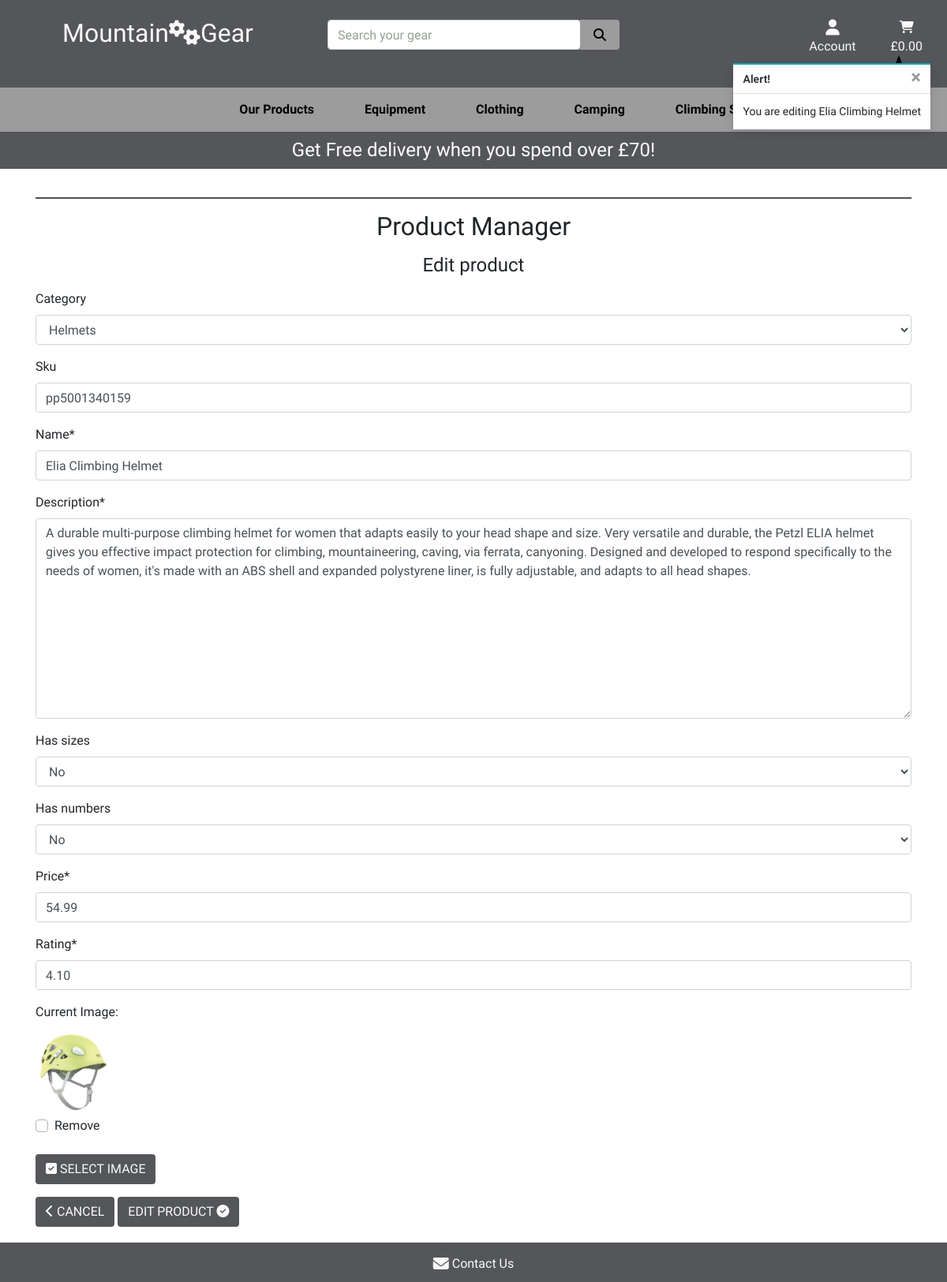
The page /products/edit/4/ (signed in) on the database its author committed.
### products/models.py (models this page shows, shortened)
class Product(models.Model):
    category = models.ForeignKey('Category', null=True, blank=True,
                                 on_delete=models.SET_NULL)
    sku = models.CharField(max_length=254, null=True, blank=True)
    name = models.CharField(max_length=254)
    description = models.TextField()
    has_sizes = models.BooleanField(default=False, null=True, blank=True)
    has_numbers = models.BooleanField(default=False, null=True, blank=True)
    price = models.DecimalField(max_digits=6, decimal_places=2)
    rating = models.DecimalField(max_digits=6, decimal_places=2)
    image = models.ImageField(null=True, blank=True)

### products/views.py (the view)
# urls.py: path('edit/<int:product_id>/', views.edit_product, name='edit_product'),
@login_required
def edit_product(request, product_id):
    if not request.user.is_superuser:
        messages.error(request, 'Sorry, only store owner can do this action')
        return redirect(reverse('home'))
    product = get_object_or_404(Product, pk=product_id)
    if request.method == 'POST':
        form = ProductForm(request.POST, request.FILES, instance=product)
        if form.is_valid():
            form.save()
            messages.success(request, 'Successfully updated product!')
            return redirect(reverse('product_detail', args=[product.id]))
        else:
            messages.error(request, 'Failed to update product.\
                            Please fill in form correctly.')
    else:
        form = ProductForm(instance=product)
        messages.info(request, f'You are editing {product.name}')
    template = 'products/edit_product.html'
    context = {
        'form': form,
        'product': product,
    }
    return render(request, template, context)

### products/forms.py
class ProductForm(forms.ModelForm):
    class Meta:
        model = Product
        fields = '__all__'
    image = forms.ImageField(label='Image', required=False,
                             widget=CustomClearableFileInput)
    def __init__(self, *args, **kwargs):
        super().__init__(*args, **kwargs)
        categories = Category.objects.all()
        friendly_names = [(c.id, c.get_friendly_name()) for c in categories]
        self.fields['category'].choices = friendly_names
        for field_name, field in self.fields.items():
            field.widget.attrs['class'] = 'border-black rounded'

### cart/contexts.py (called while the page is built, shortened)
def cart_contents(request):
    cart_items = []
    total = 0
    product_count = 0
    cart = request.session.get('cart', {})
    if total < settings.FREE_DELIVERY_THRESHOLD:
        delivery = total * Decimal(settings.STANDARD_DELIVERY_PERCENTAGE / 100)
        free_delivery_delta = settings.FREE_DELIVERY_THRESHOLD - total
    else:
        delivery = 0
        free_delivery_delta = 0
    sum_total = delivery + total
    context = {
        'cart_items': cart_items,
        'total': total,
        'product_count': product_count,
        'delivery': delivery,
        'free_delivery_delta': free_delivery_delta,
        'free_delivery_threshold': settings.FREE_DELIVERY_THRESHOLD,
        'sum_total': sum_total,
    }
    return context

### products/models.py (called while the page is built)
    def get_friendly_name(self):
        return self.friendly_name

### products/templates/products/edit_product.html (shortened to what this page needs)
{% extends "base.html" %}
{% load static %}
{% block page_header %}
    <div class="container header-container">
    </div>
{% endblock %}
{% block content %}
    <div class="container container-manager">
        <div class="row">
            <div class="col col-manager">
                <hr>
                <h2 class="text-center mb-3">Product Manager</h2>
                <h4 class="text-center mb-3">Edit product</h4>
            </div>
        </div>
        <div class="row">
            <div class="col">
                <form action="{% url 'edit_product' product.id %}" class="form form-manager" method="POST" enctype="multipart/form-data">
                    {% for field in form %}
                        {% if field.name != 'image' %}
                            {{ field | as_crispy_field }}
                        {% else %}
                            {{ field }}
                        {% endif %}
                    {% endfor %}
                    <a href="{% url 'products' %}" class="btn gear-button rounded text-uppercase">
                        <span class="text-uppercase"> <i class="fas fa-chevron-left"></i>  Cancel</span>
                    </a>
                    <button class="btn gear-button rounded text-uppercase" type="submit">Edit Product
                        <i class="fas fa-check-circle"></i>
                    </button>
                </form>
            </div>
        </div>
    </div>
{% endblock %}

### static/css/base.css (style rules this page uses)
html { height: 100%; }
body { background: url('/media/main-page.jpg') no-repeat center center fixed; background-size: cover; height: calc(100vh - 214px); font-family: 'Oxygen', sans-serif; }
.header-container { padding-top: 164px; }
hr { height: 1px; background-color: #545659; }
.gear-button { background: #545659; color: #fafafa; }
.col-checkout, .col-manager { margin-top: 70px; }
select, select option { color: #000000; }
.form-manager { margin-bottom: 70px; }

### rows shown on the page
Product: category "Helmets" "pp5001340159" "Elia Climbing Helmet" "A durable multi-purpose climbing helmet for women that adapts easily to your head shape and size. Very versatile and durable, the Petzl ELIA helmet gives you effective impact protection for climbing, mountaineering, caving, via ferrata, canyoning. Designed and developed to respond specifically to the needs of women, it's made with an ABS shell and expanded polystyrene liner, is fully adjustable, and adapts to all head shapes." "No" "No" "54.99" "4.10"

### other values the page prints
{{ free_delivery_threshold }} "70"
{{ message }} "You are editing Elia Climbing Helmet"
{{ widget.initial_text }} "Current Image"
{{ widget.clear_checkbox_label }} "Remove"
